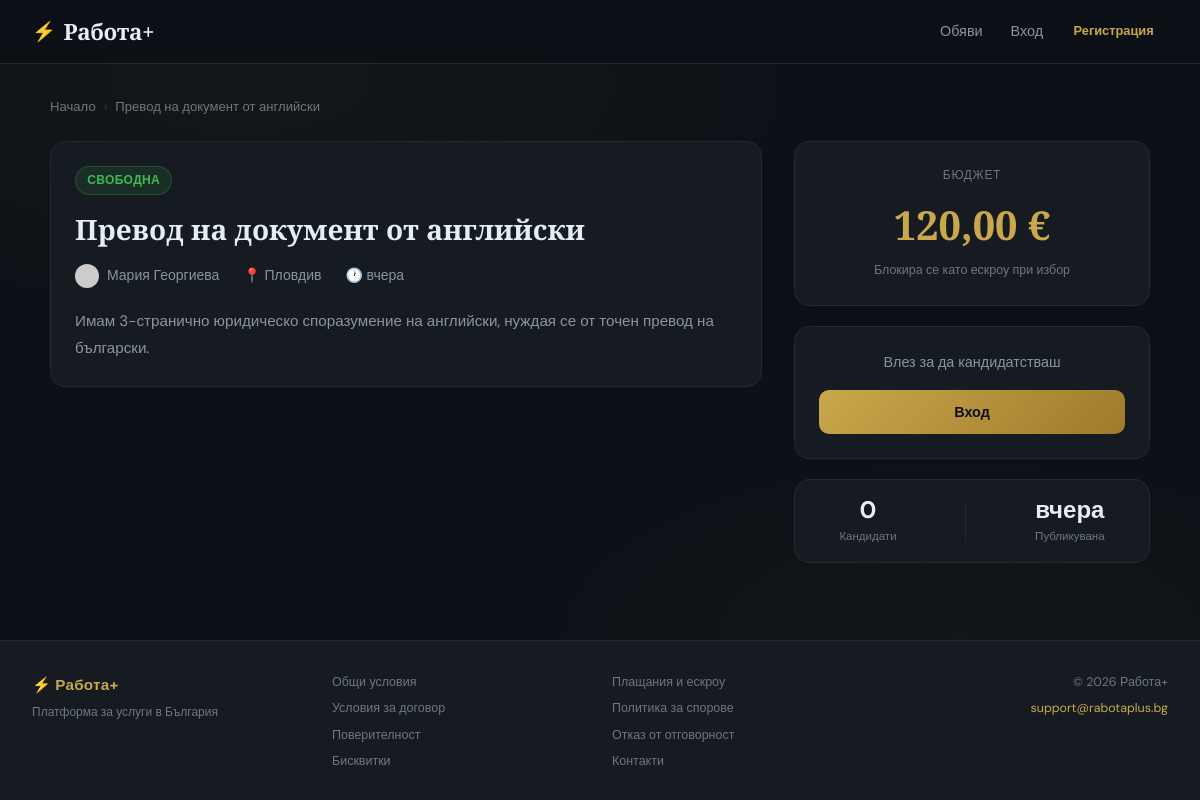
The page /listings/view.php?id=3 on the database its author committed.
### tables this page shows
CREATE TABLE listings (
    id INT AUTO_INCREMENT PRIMARY KEY,
    employer_id INT NOT NULL,
    title VARCHAR(200) NOT NULL,
    description TEXT NOT NULL,
    budget DECIMAL(10,2) NOT NULL,
    city VARCHAR(100) DEFAULT NULL,
    neighborhood VARCHAR(100) DEFAULT NULL,
    status ENUM('open','closed','cancelled') DEFAULT 'open',
    selected_applicant_id INT DEFAULT NULL,
    created_at DATETIME DEFAULT CURRENT_TIMESTAMP,
    invoice_number VARCHAR(50) DEFAULT NULL,
    FOREIGN KEY (employer_id) REFERENCES users(id) ON DELETE CASCADE,
    FOREIGN KEY (selected_applicant_id) REFERENCES users(id) ON DELETE SET NULL
);

CREATE TABLE users (
    id INT AUTO_INCREMENT PRIMARY KEY,
    name VARCHAR(100) NOT NULL,
    email VARCHAR(150) UNIQUE NOT NULL,
    password VARCHAR(255) NOT NULL,
    avatar VARCHAR(255) DEFAULT NULL,
    bio TEXT DEFAULT NULL,
    city VARCHAR(100) DEFAULT NULL,
    neighborhood VARCHAR(100) DEFAULT NULL,
    balance DECIMAL(10,2) DEFAULT 0.00,
    role ENUM('user','admin') DEFAULT 'user',
    created_at DATETIME DEFAULT CURRENT_TIMESTAMP
);

### includes/functions.php (called while the page is built, shortened)
<?php
require_once __DIR__ . '/../config/db.php';
function auth(): ?array {
    if (!isset($_SESSION['user_id'])) return null;
    static $user = null;
    return $user;
}
function url(string $path = ''): string {
    return BASE_URL . '/' . ltrim($path, '/');
}
function h(mixed $s): string {
    return htmlspecialchars((string)($s ?? ''), ENT_QUOTES, 'UTF-8');
}
function timeAgo(string $datetime): string {
    $ts   = strtotime($datetime);
    $diff = time() - $ts;
    if ($diff < 172800) return 'вчера';
    return date('d.m.Y', $ts);
}
function formatMoney(float $amount): string {
    return number_format($amount, 2, ',', ' ') . ' €';
}
function avatarUrl(?string $avatar, string $name): string {
    return 'https://ui-avatars.com/api/?name=' . urlencode($name)
         . '&background=C9A84C&color=1a1a2e&bold=true&size=128&font-size=0.5';
}

### config/db.php (called while the page is built, shortened)
<?php
function db(): PDO {
    static $pdo = null;
    if ($pdo === null) {
        try {
            $pdo = new PDO(
                'mysql:host=' . DB_HOST . ';dbname=' . DB_NAME . ';charset=utf8mb4',
                DB_USER,
                DB_PASS,
                [
                    PDO::ATTR_ERRMODE => PDO::ERRMODE_EXCEPTION,
                    PDO::ATTR_DEFAULT_FETCH_MODE => PDO::FETCH_ASSOC,
                    PDO::ATTR_EMULATE_PREPARES => false,
                ]
            );
            $tz = date('P');
            $pdo->exec("SET time_zone = '$tz'");
            $pdo->exec("SET NAMES utf8mb4");
        } catch (PDOException $e) {
            die('<div style="padding:20px;font-family:sans-serif;color:red;">Грешка при свързване с базата данни: ' . htmlspecialchars($e->getMessage()) . '</div>');
        }
    }
    return $pdo;
}

### listings/view.php (the view, shortened to what this page needs)
<?php
require_once __DIR__ . '/../includes/functions.php';
$user = auth();
$id   = (int)($_GET['id'] ?? 0);
$st = db()->prepare('SELECT l.*, u.name AS emp_name, u.avatar AS emp_avatar, u.city AS emp_city
    FROM listings l JOIN users u ON l.employer_id = u.id WHERE l.id = ?');
$st->execute([$id]);
$listing = $st->fetch();
$isEmployer = $user && $user['id'] === $listing['employer_id'];
$st->execute([$id]);
$listing = $st->fetch();
$applications = [];
$myApplication = null;
require_once __DIR__ . '/../includes/header.php';
?>
<div class="container-wide fade-in">
<div class="breadcrumb">
    <a href="<?= url('index.php') ?>">Начало</a>
    <span class="breadcrumb-sep">›</span>
    <span><?= h(mb_strimwidth($listing['title'], 0, 50, '...', 'UTF-8')) ?></span>
</div>
<div class="listing-detail-grid">
<div class="flex-col">
    <div class="card">
        <div class="card-body">
            <div class="flex-between mb-2">
                <?php $smap=['open'=>'pill-open','closed'=>'pill-closed','cancelled'=>'pill-closed'];
                      $slbl=['open'=>'Свободна','closed'=>'Затворена','cancelled'=>'Отменена']; ?>
                <span class="pill <?= $smap[$listing['status']] ?>"><?= $slbl[$listing['status']] ?></span>
            </div>
            <h1 style="font-size:1.75rem;margin-bottom:1rem;"><?= h($listing['title']) ?></h1>
            <div style="display:flex;gap:1.5rem;flex-wrap:wrap;margin-bottom:1.25rem;font-size:0.875rem;color:var(--text-muted);">
                <span style="display:flex;align-items:center;gap:0.5rem;">
                    <img src="<?= avatarUrl($listing['emp_avatar'], $listing['emp_name']) ?>" style="width:24px;height:24px;border-radius:50%;">
                    <?= h($listing['emp_name']) ?>
                </span>
                <?php if ($listing['city']): ?><span>📍 <?= h($listing['city']) ?><?= $listing['neighborhood'] ? ', '.h($listing['neighborhood']) : '' ?></span><?php endif; ?>
                <span>🕐 <span class="time-ago-live" data-created="<?= h($listing['created_at']) ?>"><?= timeAgo($listing['created_at']) ?></span></span>
            </div>
            <div style="font-size:0.95rem;line-height:1.8;color:var(--text-muted);white-space:pre-line;"><?= h($listing['description']) ?></div>
        </div>
    </div>
</div>
<div style="display:flex;flex-direction:column;gap:1.25rem;position:sticky;top:80px;">
    <div class="card">
        <div class="card-body" style="text-align:center;">
            <div style="font-size:0.75rem;text-transform:uppercase;letter-spacing:0.06em;color:var(--text-dim);margin-bottom:0.5rem;">Бюджет</div>
            <div style="font-family:'Playfair Display',serif;font-size:2.5rem;font-weight:700;color:var(--gold);"><?= formatMoney($listing['budget']) ?></div>
            <div style="font-size:0.78rem;color:var(--text-dim);margin-top:0.25rem;">Блокира се като ескроу при избор</div>
        </div>
    </div>
    <?php if ($user && !$isEmployer && !$myApplication && $listing['status']==='open'): ?>
    <div class="card" style="border-color:rgba(201,168,76,0.3);">
        <div class="card-header"><h3 style="font-size:1rem;font-family:'DM Sans',sans-serif;">Кандидатствай</h3></div>
        <div class="card-body">
            <form method="post" style="display:flex;flex-direction:column;gap:1rem;">
                <input type="hidden" name="csrf" value="<?= csrf() ?>">
                <input type="hidden" name="action" value="apply">
                <div class="form-group">
                    <label class="form-label">Съобщение (по желание)</label>
                    <textarea name="cover_message" class="form-control" rows="3" placeholder="Представи се..."></textarea>
                </div>
                <button type="submit" class="btn btn-primary w-full">Изпрати кандидатура</button>
                <p style="font-size:0.78rem;color:var(--text-dim);text-align:center;">Автоматично се открива чат с работодателя</p>
            </form>
        </div>
    </div>
    <?php elseif (!$user): ?>
    <div class="card"><div class="card-body" style="text-align:center;">
        <p style="color:var(--text-muted);font-size:0.9rem;margin-bottom:1rem;">Влез за да кандидатстваш</p>
        <a href="<?= url('auth/login.php') ?>" class="btn btn-primary w-full">Вход</a>
    </div></div>
    <?php elseif ($listing['status']!=='open'): ?>
    <div class="card"><div class="card-body" style="text-align:center;color:var(--text-muted);">Обявата е затворена</div></div>
    <?php endif; ?>
    <div style="padding:1rem;background:var(--navy-2);border:1px solid var(--border-dim);border-radius:var(--radius-lg);">
        <div style="display:flex;justify-content:space-around;align-items:center;gap:0.75rem;text-align:center;">
            <div style="display:flex;flex-direction:column;align-items:center;gap:0.2rem;">
                <div style="font-size:1.5rem;font-weight:700;line-height:1.2;"><?= count($applications) ?></div>
                <div style="font-size:0.72rem;color:var(--text-dim);">Кандидати</div>
            </div>
            <div style="display:flex;flex-direction:column;align-items:center;gap:0.2rem;">
                <div style="font-size:1.5rem;font-weight:700;line-height:1.2;"><span class="time-ago-live" data-created="<?= h($listing['created_at']) ?>"><?= timeAgo($listing['created_at']) ?></span></div>
                <div style="font-size:0.72rem;color:var(--text-dim);">Публикувана</div>
            </div>
        </div>
    </div>
</div>
</div>
</div>
<?php require_once __DIR__ . '/../includes/footer.php'; ?>

### assets/style.css (style rules this page uses)
:root { --navy: #0d1117; --navy-2: #161b22; --navy-3: #21262d; --navy-4: #30363d; --gold: #C9A84C; --gold-light: #e5c96b; --gold-dim: rgba(201,168,76,0.15); --gold-dim2: rgba(201,168,76,0.08); --text: #e6edf3; --text-muted: #8b949e; --text-dim: #6e7681; --success: #3fb950; --danger: #f85149; --warning: #d29922; --info: #58a6ff; --border: rgba(201,168,76,0.18); --border-dim: rgba(255,255,255,0.06); --radius: 10px; --radius-lg: 16px; --shadow: 0 4px 24px rgba(0,0,0,0.4); --shadow-lg: 0 8px 48px rgba(0,0,0,0.5); --transition: 0.2s ease; }
*, *::before, *::after { box-sizing: border-box; margin: 0; padding: 0; }
html { scroll-behavior: smooth; }
body { font-family: 'DM Sans', sans-serif; background: var(--navy); color: var(--text); min-height: 100vh; display: flex; flex-direction: column; font-size: 15px; line-height: 1.6; background-image: radial-gradient(ellipse 80% 50% at 20% 10%, rgba(201,168,76,0.04) 0%, transparent 60%), radial-gradient(ellipse 60% 40% at 80% 80%, rgba(201,168,76,0.03) 0%, transparent 60%); }
h1,h2,h3,h4 { font-family: 'Playfair Display', serif; font-weight: 600; line-height: 1.3; color: var(--text); }
a { color: var(--gold); text-decoration: none; transition: color var(--transition); }
.container-wide { max-width: 1100px; margin: 0 auto; }
.btn { display: inline-flex; align-items: center; justify-content: center; gap: 0.4rem; padding: 0.65rem 1.4rem; border: none; border-radius: var(--radius); font-family: 'DM Sans', sans-serif; font-size: 0.9rem; font-weight: 600; cursor: pointer; transition: all var(--transition); white-space: nowrap; text-decoration: none; }
.btn-primary { background: linear-gradient(135deg, var(--gold), #a07a2a); color: var(--navy); }
.card { background: var(--navy-2); border: 1px solid var(--border-dim); border-radius: var(--radius-lg); overflow: hidden; transition: all var(--transition); }
.card-body { padding: 1.5rem; }
.pill { display: inline-flex; align-items: center; gap: 0.25rem; padding: 0.25rem 0.7rem; border-radius: 20px; font-size: 0.75rem; font-weight: 600; text-transform: uppercase; letter-spacing: 0.03em; }
.pill-open { background: rgba(63,185,80,0.12); color: var(--success); border: 1px solid rgba(63,185,80,0.25); }
.breadcrumb { display: flex; align-items: center; gap: 0.5rem; font-size: 0.82rem; color: var(--text-dim); margin-bottom: 1.5rem; }
.breadcrumb a { color: var(--text-dim); }
.breadcrumb-sep { opacity: 0.4; }
.mb-2 { margin-bottom: 1rem; }
.flex-between { display: flex; align-items: center; justify-content: space-between; }
.flex-col { display: flex; flex-direction: column; gap: 1rem; }
.w-full { width: 100%; }
.fade-in { animation: fadeIn 0.35s ease; }

### listings/view.php (style rules this page uses)
.listing-detail-grid { display:grid; grid-template-columns:2fr 1fr; gap:2rem; align-items:start; }

### rows shown on the page
listings: title "Превод на документ от английски", status "СВОБОДНА", employer.name "Мария Георгиева", city "Пловдив", created_at "вчера", description "Имам 3-странично юридическо споразумение на английски, нуждая се от точен превод на български.", budget "120,00 €"

### other values the page prints
SITE_NAME "Работа+"
count($applications) "0"
